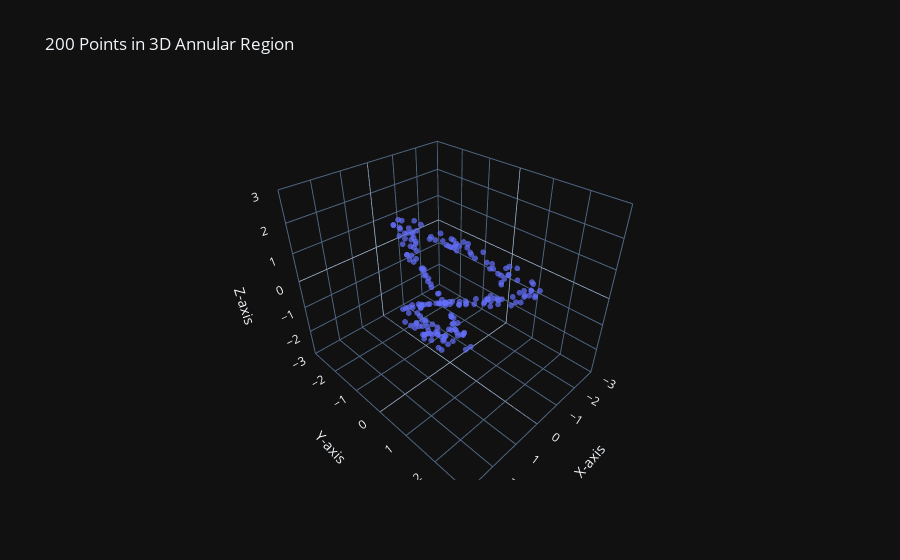

Notebook code cell kept with this figure:
### Code cell
# Create a 3D scatter plot
fig = go.Figure(data=[go.Scatter3d(
    x=data_vae_3d[:, 0],
    y=data_vae_3d[:, 1],
    z=data_vae_3d[:, 2],
    mode='markers',
    marker=dict(
        size=2,
        opacity=0.7
    )
)])
# set xlim and ylim
fig.update_layout(scene=dict(
    xaxis=dict(range=[-3, 3]),
    yaxis=dict(range=[-3, 3]),
    zaxis=dict(range=[-3, 3])
))
# Set plot title and axis labels
fig.update_layout(
    title=f'{num_points} Points in 3D Annular Region',
    scene=dict(
        xaxis_title='X-axis',
        yaxis_title='Y-axis',
        zaxis_title='Z-axis'
    )
)
# Show the plot
fig.show()

### Figure 1 — Plotly figure (JSON) as saved in the notebook; plotly's stock layout.template omitted (floating-point values rounded to 4 significant figures; data arrays with more than 128 entries replaced by an {"elided": "..."} marker saying what was removed)
{"data": [{"marker": {"opacity": 0.7, "size": 2}, "mode": "markers", "x": {"elided": "200 float values"}, "y": {"elided": "200 float values"}, "z": {"elided": "200 float values"}, "type": "scatter3d"}], "layout": {"scene": {"xaxis": {"range": [-3, 3], "title": {"text": "X-axis"}}, "yaxis": {"range": [-3, 3], "title": {"text": "Y-axis"}}, "zaxis": {"range": [-3, 3], "title": {"text": "Z-axis"}}}, "title": {"text": "200 Points in 3D Annular Region"}}}
